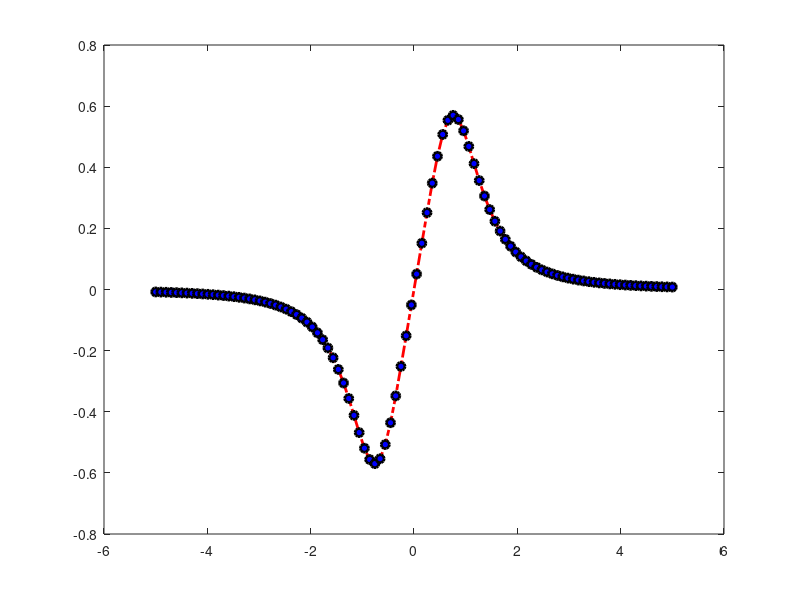

Recreate this plot in MATLAB.
x=linspace(-5,5);
y=x./(1+x.^4);
plot(x,y,'-.ro','LineWidth',2,'MarkerSize',6,'MarkerEdgecolor','k','MarkerFacecolor','b');